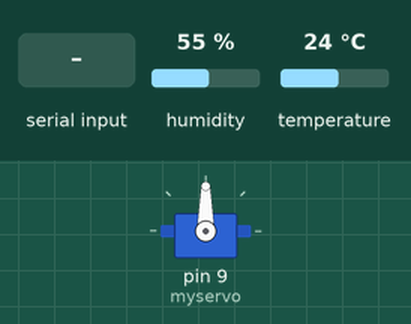
Simulated run of this sketch. Board: Arduino Uno, built with avr-gcc and run on an emulated ATmega328P. Shown: servo. The inputs (shaded band) are chosen by the test bench; at power-on: humidity 55 %, temperature 24 °C. What the sketch prints to the serial monitor is not drawn.

Above: at 5.8 s.
5.9 s: "1" received over the second serial link
At 11.2 s:
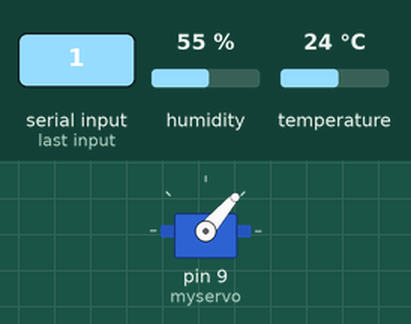
11.9 s: "0" received over the second serial link
At 15.8 s:
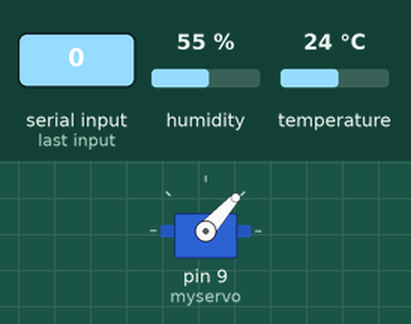
Timing chart, 0 to 17.3 s (numbered marks = the images above; inputs shaded):
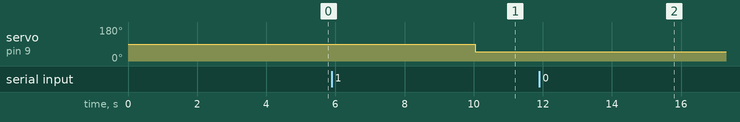

Measured:
- after the input at 5.9 s, servo on pin 9 (myservo): 90° → 49° after 4.1 s
- after the input at 11.9 s, servo on pin 9 (myservo): 49° → 48° after 3.2 s

The sketch:

DHT_with_Servo.ino
```cpp
#include <SoftwareSerial.h>
#include <SimpleDHT.h>
#include <Servo.h>
#include <DHT.h>

Servo myservo;

SimpleDHT22 dht22;


int bluetoothTx = 10;
int bluetoothRx = 11;
int pinDHT22 = 2;

SoftwareSerial bluetooth(bluetoothTx, bluetoothRx);

void setup() {
  myservo.attach(9);
  Serial.begin(9600);
  bluetooth.begin(9600);
}

void loop() {

  if (bluetooth.available() > 0 )
    {
      int toSend = bluetooth.read();
      Serial.println(toSend);
      myservo.write(toSend);
    }
      byte temperature = 0;
      byte humidity = 0;

 if (dht22.read(pinDHT22, &temperature, &humidity, NULL))
  {
    return;
  }
      Serial.print((int)temperature);
      Serial.print("C ");
      Serial.print("/");
      Serial.print((int)humidity);
      Serial.print("% ");
      delay(5000);
}
```
